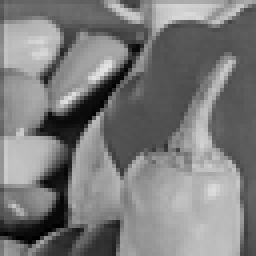
%> input picture Object/cro_64.tiff, 64 x 64 px (shown 4 times larger)
$ octave 'Sampling_bias(low+random).m'   (GNU Octave 9; MATLAB toolbox functions it lacks are replaced by stand-ins)
%> lines starting %> are read from the running program, lines starting %| are printed output that depends on the picture; in (x1, y1, x2, y2) boxes, pixels count from 0 and x2, y2 are one past the last pixel; in counts of white or black regions, pixels touching at a corner belong together; the program's own positions count from 1
clear; clc;

% Add l1magic
path(path, './l1magic/Optimization');

%% ================= PARAMETERS =================
N = 64;

img = imread('cro_64.tiff');
obj = im2double(img(:,:,1));
obj = imresize(obj, [N N]);

x_true = obj(:);
%> x_true = 4096 values, max 0.886 at index 1681, min 0 at index 380, mean 0.484

mode = 'square';

low_percent  = 0.15;
rand_percent = 0.15;

%% ================= ORDERING =================
switch lower(mode)
    case 'square'
        order = [];
        mask = false(N,N);
        r = 1;
        while size(order,1) < N*N
            temp = false(N,N);
            temp(1:r,1:r)=1;
            newpix = temp & ~mask;
            [ii,jj] = find(newpix);
            order = [order; ii jj];
            mask = temp;
            r = min(r+1,N);
        end
end

%% ================= SAMPLING =================
total_coeff = N*N;

low_num = round(low_percent * total_coeff);
remain_part = order(low_num+1:end,:);

rand_num = round(rand_percent * size(remain_part,1));
idx = randperm(size(remain_part,1), rand_num);

final_order = [order(1:low_num,:); remain_part(idx,:)];

M = size(final_order,1);

fprintf('Sampling ratio = %.2f %%\n',100*M/(N*N));

%% ================= BUILD A AND b =================
A = zeros(M, N*N);
b = zeros(M,1);

for k = 1:M

    i = final_order(k,1);
    j = final_order(k,2);

    delta = zeros(N,N);
    delta(i,j)=1;

    % Hadamard basis (ORTHONORMAL)
    H = ifwht(ifwht(delta')') / N;

    % Differential patterns
    Hp = (1 + H)/2;
    Hm = (1 - H)/2;
    % Bucket signals
    Ip = sum(sum(Hp .* obj));
    Im = sum(sum(Hm .* obj));
    h_sp = (abs(Ip)).^2;
    h_sm = (abs(Im)).^2;

    % Linear measurement
    b(k) = h_sp-h_sm;

    A(k,:) = H(:)';
end
%> this loop made 1136 passes
%> (Ip, Im, h_sp, h_sm) on passes 1 to 3: (1005.7, 974.8, 1011492.1, 950204.1), (989.4, 991.1, 978925.6, 982293.3), (989.6, 990.9, 979264.9, 981953.5)
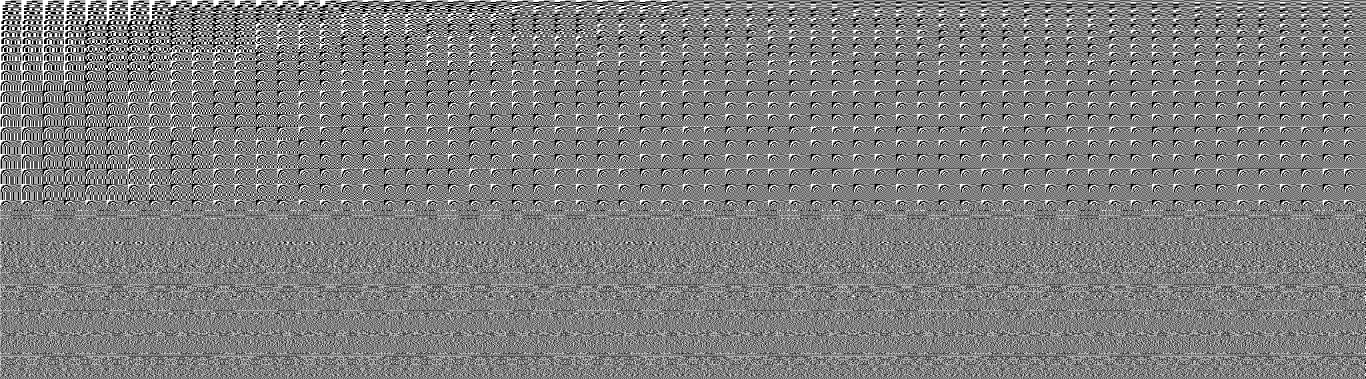
%> A: size 1136x4096 double (shown at 1/3 size); values -0.0156 (black) and 0.0156 (white), 50% white; black in thin lines or dots
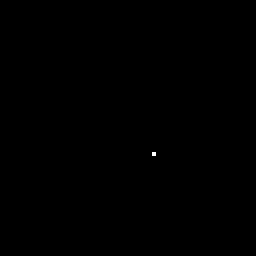
%> delta: size 64x64 double (shown 4 times larger); values 0 (black) and 1 (white), 0.02% white in thin lines or dots, all inside (x1, y1, x2, y2) = (38, 38, 39, 39)
%> after the loop, b = 1136 values, max 61288 at index 1, min -4307.3 at index 38, mean 45.45

%% ================= ADD NOISE =================
b = b + 0.01 * randn(size(b));

%% ================= INVERSE =================
x_inv = pinv(A) * b;
%> x_inv = 4096 values, max 1852.2 at index 2883, min -86.25 at index 1181, mean 957.6
x_inv_img = reshape(x_inv, [N N]);
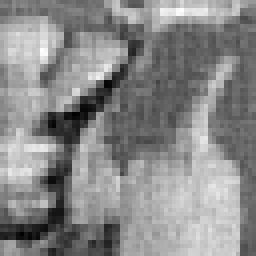
%> x_inv_img: size 64x64 double (shown 4 times larger); min -86.25, max 1852.2, mean 957.6; drawn with min black and max white

%% ================= TV RECONSTRUCTION =================
x0 = A' * b;
%> x0 has the same summary as x_inv

epsilon = 0.005 * norm(b);
%> epsilon = 328

%> (the run ends here)
